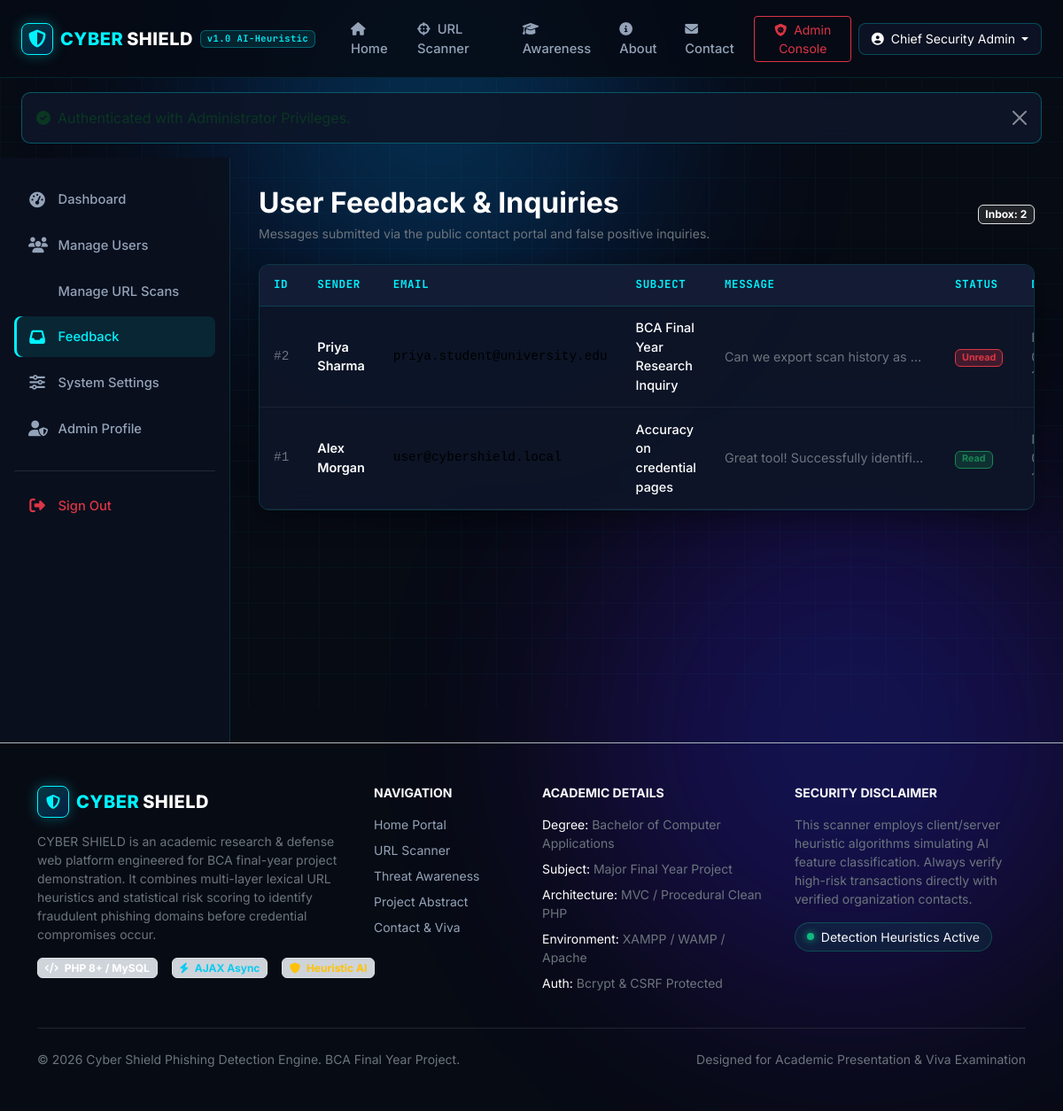
/admin/feedback.php (signed in), run on the app's committed database.
### tables this page shows
CREATE TABLE IF NOT EXISTS `feedback` (
  `id` INT UNSIGNED AUTO_INCREMENT PRIMARY KEY,
  `user_id` INT UNSIGNED NULL,
  `name` VARCHAR(100) NOT NULL,
  `email` VARCHAR(150) NOT NULL,
  `subject` VARCHAR(200) NOT NULL,
  `message` TEXT NOT NULL,
  `status` ENUM('unread', 'read', 'resolved') NOT NULL DEFAULT 'unread',
  `created_at` TIMESTAMP DEFAULT CURRENT_TIMESTAMP,
  INDEX `idx_status` (`status`),
  CONSTRAINT `fk_feedback_user` FOREIGN KEY (`user_id`) REFERENCES `users` (`id`) ON DELETE SET NULL ON UPDATE CASCADE
);

### admin/feedback.php (the view, shortened to what this page needs)
<?php
$db = getDBConnection();
$feedbackStmt = $db->query("
    SELECT f.*, u.name AS user_registered_name
    FROM feedback f
    LEFT JOIN users u ON f.user_id = u.id
    ORDER BY f.created_at DESC
");
$feedbackItems = $feedbackStmt->fetchAll();
require_once __DIR__ . '/../includes/header.php';
require_once __DIR__ . '/../includes/navbar.php';
?>
<div class="admin-layout">
    <aside class="admin-sidebar">
        <ul class="admin-sidebar-nav">
            <li><a href="dashboard.php" class="admin-sidebar-link"><i class="fa-solid fa-gauge-high"></i> Dashboard</a></li>
            <li><a href="users.php" class="admin-sidebar-link"><i class="fa-solid fa-users"></i> Manage Users</a></li>
            <li><a href="scans.php" class="admin-sidebar-link"><i class="fa-solid fa-radar"></i> Manage URL Scans</a></li>
            <li><a href="feedback.php" class="admin-sidebar-link active"><i class="fa-solid fa-inbox"></i> Feedback</a></li>
            <li><a href="settings.php" class="admin-sidebar-link"><i class="fa-solid fa-sliders"></i> System Settings</a></li>
            <li><a href="profile.php" class="admin-sidebar-link"><i class="fa-solid fa-user-shield"></i> Admin Profile</a></li>
            <li class="mt-4 pt-3 border-top border-secondary border-opacity-25">
                <a href="logout.php" class="admin-sidebar-link text-danger"><i class="fa-solid fa-right-from-bracket"></i> Sign Out</a>
            </li>
        </ul>
    </aside>
    <main class="admin-main-content">
        <div class="d-flex justify-content-between align-items-center mb-4">
            <div>
                <h2 class="text-white fw-bold mb-1">User Feedback & Inquiries</h2>
                <p class="text-secondary small mb-0">Messages submitted via the public contact portal and false positive inquiries.</p>
            </div>
            <span class="badge bg-dark border border-cyan text-cyan">Inbox: <?= count($feedbackItems) ?></span>
        </div>
        <div class="cyber-card p-0 overflow-hidden">
            <div class="table-responsive">
                <table class="table table-cyber mb-0">
                    <thead>
                        <tr>
                            <th>ID</th>
                            <th>Sender</th>
                            <th>Email</th>
                            <th>Subject</th>
                            <th>Message</th>
                            <th>Status</th>
                            <th>Date</th>
                        </tr>
                    </thead>
                    <tbody>
                        <?php if (empty($feedbackItems)): ?>
                            <tr><td colspan="8" class="text-center py-5 text-secondary">No inquiries or feedback received.</td></tr>
                        <?php else: ?>
                            <?php foreach ($feedbackItems as $f): ?>
                                <tr>
                                    <td class="font-monospace small text-secondary">#<?= $f['id'] ?></td>
                                    <td class="text-white fw-semibold small"><?= htmlspecialchars($f['name']) ?></td>
                                    <td class="font-monospace small text-cyan"><?= htmlspecialchars($f['email']) ?></td>
                                    <td class="small text-white fw-medium"><?= htmlspecialchars($f['subject']) ?></td>
                                    <td class="small text-secondary" style="max-width: 260px;">
                                        <div class="text-truncate" title="<?= htmlspecialchars($f['message']) ?>">
                                            <?= htmlspecialchars($f['message']) ?>
                                        </div>
                                    </td>
                                    <td>
                                        <?php if ($f['status'] === 'unread'): ?>
                                            <span class="badge bg-danger bg-opacity-25 text-danger border border-danger small">Unread</span>
                                        <?php else: ?>
                                            <span class="badge bg-success bg-opacity-25 text-success border border-success small">Read</span>
                                        <?php endif; ?>
                                    </td>
                                    <td class="text-secondary small"><?= date('M d, H:i', strtotime($f['created_at'])) ?></td>
                                </tr>
                            <?php endforeach; ?>
                        <?php endif; ?>
                    </tbody>
                </table>
            </div>
        </div>
    </main>
</div>
<?php require_once __DIR__ . '/../includes/footer.php'; ?>

### assets/css/style.css (style rules this page uses)
:root { --cyber-bg: #070b14; --cyber-card-bg: rgba(14, 22, 40, 0.75); --cyber-card-border: rgba(0, 243, 255, 0.15); --cyber-cyan: #00f3ff; --cyber-cyan-glow: rgba(0, 243, 255, 0.35); --cyber-blue: #0077ff; --cyber-safe: #10b981; --cyber-safe-bg: rgba(16, 185, 129, 0.12); --cyber-suspicious: #f59e0b; --cyber-suspicious-bg: rgba(245, 158, 11, 0.12); --cyber-danger: #ef4444; --cyber-danger-bg: rgba(239, 68, 68, 0.15); --cyber-text: #f8fafc; --cyber-text-muted: #94a3b8; --cyber-font-sans: 'Inter', -apple-system, BlinkMacSystemFont, sans-serif; --cyber-font-mono: 'JetBrains Mono', monospace; }
body.cyber-theme { background-color: var(--cyber-bg); color: var(--cyber-text); font-family: var(--cyber-font-sans); min-height: 100vh; display: flex; flex-direction: column; position: relative; overflow-x: hidden; }
.cyber-card { background: var(--cyber-card-bg); border: 1px solid var(--cyber-card-border); border-radius: 12px; backdrop-filter: blur(16px); padding: 1.5rem; box-shadow: 0 8px 32px rgba(0, 0, 0, 0.4); transition: border-color 0.3s ease, transform 0.3s ease; }
.table-cyber { color: #e2e8f0; vertical-align: middle; }
.table-cyber th { background: rgba(20, 30, 55, 0.9); color: var(--cyber-cyan); font-family: var(--cyber-font-mono); font-size: 0.78rem; text-transform: uppercase; letter-spacing: 0.05em; border-bottom: 1px solid rgba(0, 243, 255, 0.2); padding: 0.85rem 1rem; }
.table-cyber td { background: rgba(14, 22, 40, 0.6); border-bottom: 1px solid rgba(255, 255, 255, 0.06); padding: 0.85rem 1rem; font-size: 0.9rem; }

### assets/css/admin.css (style rules this page uses)
.admin-layout { display: flex; min-height: calc(100vh - 140px); }
.admin-sidebar { width: 260px; background: rgba(10, 16, 30, 0.95); border-right: 1px solid rgba(0, 243, 255, 0.15); backdrop-filter: blur(16px); padding: 1.5rem 1rem; flex-shrink: 0; }
.admin-sidebar-nav { list-style: none; padding: 0; margin: 0; }
.admin-sidebar-link { display: flex; align-items: center; gap: 0.85rem; padding: 0.75rem 1rem; border-radius: 8px; color: #94a3b8; text-decoration: none; font-weight: 500; font-size: 0.92rem; transition: all 0.2s ease; margin-bottom: 0.35rem; }
.admin-sidebar-link:hover, .admin-sidebar-link.active { color: var(--cyber-cyan); background: rgba(0, 243, 255, 0.1); box-shadow: inset 3px 0 0 var(--cyber-cyan); }
.admin-sidebar-link i { font-size: 1.1rem; width: 20px; text-align: center; }
.admin-main-content { flex-grow: 1; padding: 2rem; background: transparent; overflow-x: auto; }

### data on the page
feedback: id "2", name "Priya Sharma", email "priya.student@university.edu", subject "BCA Final Year Research Inquiry", message "Can we export scan history as…", status "Unread"
feedback: id "1", name "Alex Morgan", email "user@cybershield.local", subject "Accuracy on credential pages", message "Great tool! Successfully identifi…", status "Read"

### other printed values
$user['name'] "Chief Security Admin"
$alertMsg "Authenticated with Administrator Privileges."
count($feedbackItems) "2"
